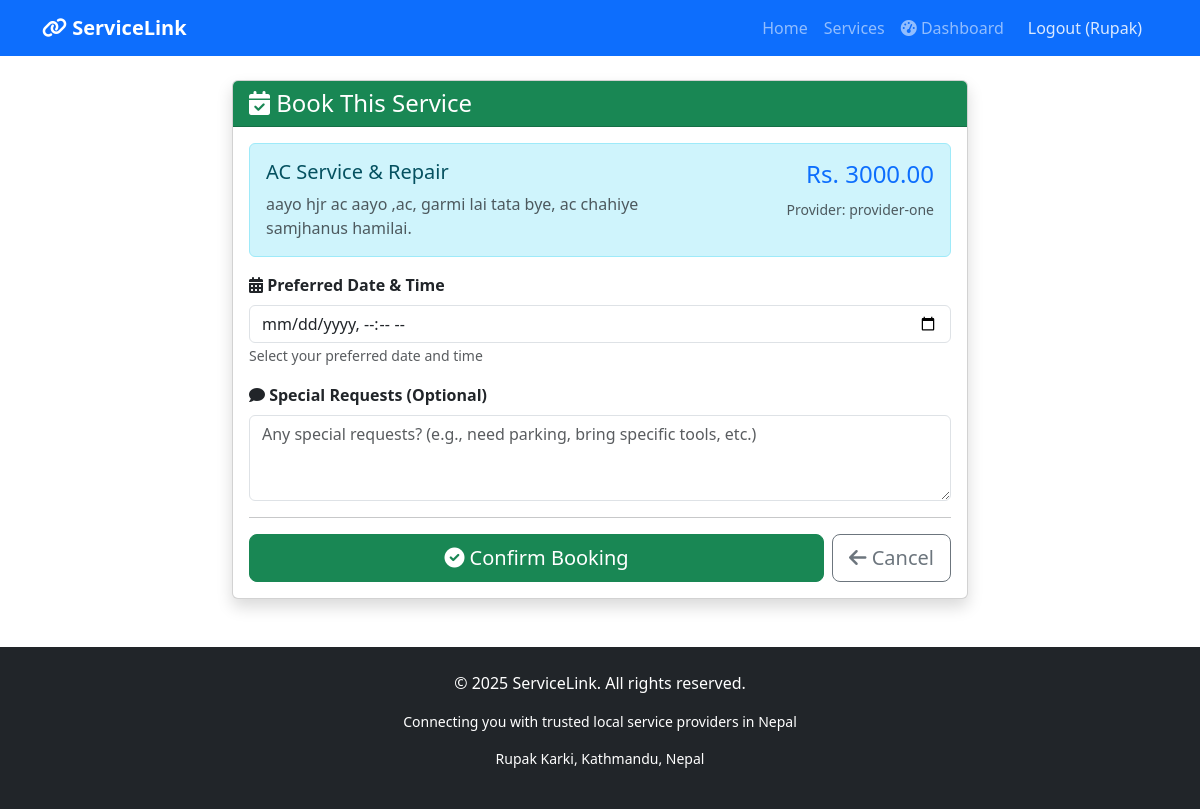
The app's page /services/6/book/ (signed in) with its own data.
### services/models.py (models this page shows, shortened)
class Service(models.Model):
    title = models.CharField(max_length=200)
    description = models.TextField()
    price = models.DecimalField(max_digits=10, decimal_places=2)
    category = models.ForeignKey(Category, on_delete=models.CASCADE)
    provider = models.ForeignKey(User, on_delete=models.CASCADE, related_name='services')
    image = models.ImageField(upload_to='services/', blank=True, null=True)
    location = models.CharField(max_length=200, blank=True)
    is_available = models.BooleanField(default=True)
    created_at = models.DateTimeField(auto_now_add=True)

### services/views.py (the view)
# urls.py: path('<int:pk>/book/', views.book_service, name='book_service'),
@login_required
def book_service(request, pk):
    service = get_object_or_404(Service, pk=pk, is_available=True)
    if request.method == 'POST':
        form = BookingForm(request.POST)
        if form.is_valid():
            booking = form.save(commit=False)
            booking.service = service
            booking.customer = request.user
            booking.save()
            messages.success(request, f'Your booking for "{service.title}" has been submitted! Provider will confirm soon.')
            return redirect('my_bookings')
    else:
        form = BookingForm()
    return render(request, 'services/book_service.html', {
        'form': form,
        'service': service
    })

### services/forms.py
class BookingForm(forms.ModelForm):
    class Meta:
        model = Booking
        fields = ['booking_date', 'special_requests']
        widgets = {
            'booking_date': forms.DateTimeInput(attrs={
                'type': 'datetime-local',
                'class': 'form-control'
            }),
            'special_requests': forms.Textarea(attrs={
                'class': 'form-control',
                'rows': 3,
                'placeholder': 'Any special requests? (e.g., need parking, bring specific tools, etc.)'
            }),
        }
        labels = {
            'booking_date': 'Preferred Date & Time',
            'special_requests': 'Special Requests (Optional)'
        }

### services/templates/services/book_service.html (shortened to what this page needs)
{% extends 'base.html' %}
{% block content %}
<div class="container mt-4 mb-5">
    <div class="row">
        <div class="col-md-8 mx-auto">
            <div class="card shadow">
                <div class="card-header bg-success text-white">
                    <h4 class="mb-0"><i class="fas fa-calendar-check"></i> Book This Service</h4>
                </div>
                <div class="card-body">
                    <div class="alert alert-info">
                        <div class="row">
                            <div class="col-md-8">
                                <h5>{{ service.title }}</h5>
                                <p class="mb-0 text-muted">{{ service.description|truncatewords:20 }}</p>
                            </div>
                            <div class="col-md-4 text-end">
                                <h4 class="text-primary">Rs. {{ service.price }}</h4>
                                <small class="text-muted">Provider: {{ service.provider.username }}</small>
                            </div>
                        </div>
                    </div>
                    <form method="post">
                        <div class="mb-3">
                            <label for="{{ form.booking_date.id_for_label }}" class="form-label fw-bold">
                                <i class="fas fa-calendar-alt"></i> {{ form.booking_date.label }}
                            </label>
                            {{ form.booking_date }}
                            <small class="text-muted">Select your preferred date and time</small>
                        </div>
                        <div class="mb-3">
                            <label for="{{ form.special_requests.id_for_label }}" class="form-label fw-bold">
                                <i class="fas fa-comment"></i> {{ form.special_requests.label }}
                            </label>
                            {{ form.special_requests }}
                        </div>
                        <hr>
                        <div class="d-flex gap-2">
                            <button type="submit" class="btn btn-success btn-lg flex-grow-1">
                                <i class="fas fa-check-circle"></i> Confirm Booking
                            </button>
                            <a href="{% url 'service_detail' service.id %}" class="btn btn-outline-secondary btn-lg">
                                <i class="fas fa-arrow-left"></i> Cancel
                            </a>
                        </div>
                    </form>
                </div>
            </div>
        </div>
    </div>
</div>
{% endblock %}

### templates/base.html (shortened to what this page needs)
<!DOCTYPE html>
<html lang="en">
<head>
    <link href="https://cdn.jsdelivr.net/npm/bootstrap@5.3.0/dist/css/bootstrap.min.css" rel="stylesheet">
    <link rel="stylesheet" href="https://cdnjs.cloudflare.com/ajax/libs/font-awesome/6.0.0/css/all.min.css">
</head>
<body>
    <nav class="navbar navbar-expand-lg navbar-dark bg-primary">
        <div class="container">
            <a class="navbar-brand fw-bold" href="/">
                <i class="fas fa-link"></i> ServiceLink
            </a>
            <div class="collapse navbar-collapse" id="navbarNav">
                <ul class="navbar-nav ms-auto">
                    <li class="nav-item">
                        <a class="nav-link" href="/">Home</a>
                    </li>
                    <li class="nav-item">
                        <a class="nav-link" href="/services/">Services</a>
                    </li>
                    {% if user.is_authenticated %}
                        <li class="nav-item">
                            <a class="nav-link" href="{% url 'dashboard' %}">
                                <i class="fas fa-tachometer-alt"></i> Dashboard
                            </a>
                        </li>
                        <li class="nav-item">
                            <form action="{% url 'logout' %}" method="post" style="display: inline;">
                                <button type="submit" class="nav-link btn btn-link" style="display: inline; background: none; border: none; color: rgba(255,255,255,0.85); padding: 8px 16px;">
                                    Logout ({{ user.username }})
                                </button>
                            </form>
                        </li>
                    {% endif %}
                </ul>
            </div>
        </div>
    </nav>
    {% block content %}
    {% endblock %}
    <footer class="bg-dark text-white mt-5 py-4">
        <div class="container text-center">
            <p>&copy; 2025 ServiceLink. All rights reserved.</p>
            <p class="small">Connecting you with trusted local service providers in Nepal</p>
            <p class="small">Rupak Karki, Kathmandu, Nepal</p>
        </div>
    </footer>
</body>
</html>

### templates/base.html (style rules this page uses)
footer { margin-top: 50px; }

### records on screen
Service: title "AC Service & Repair", description "aayo hjr ac aayo ,ac, garmi lai tata bye, ac chahiye samjhanus hamilai.", price "3000.00", provider.username "provider-one"

### other values on screen
{{ user.username }} "Rupak"
